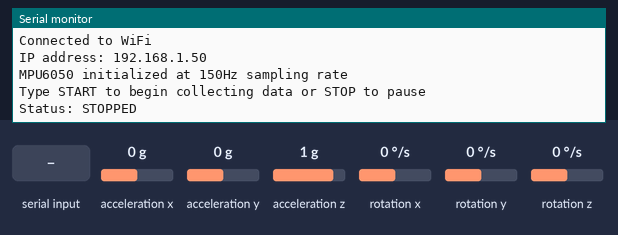
Bench run of a sketch on a simulated ESP8266 (NodeMCU). Parts: the last lines printed to the serial monitor. Wiring (inferred from the names in the program): MPU-6050 motion sensor at I2C address 0x68. Inputs (shaded band) come from the test bench; at power-on: acceleration x 0 g, acceleration y 0 g, acceleration z 1 g, rotation x 0 °/s, rotation y 0 °/s, rotation z 0 °/s. WiFi joins after 1.5 s; servers stay silent unless stated; uploads are accepted with an empty reply.

Above: at 2.7 s.
2.8 s: "START\n" received over Serial
At 3.65 s:
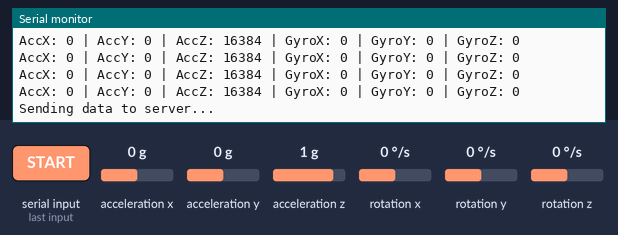
4.4 s: "STOP\n" received over Serial
At 6.0 s:
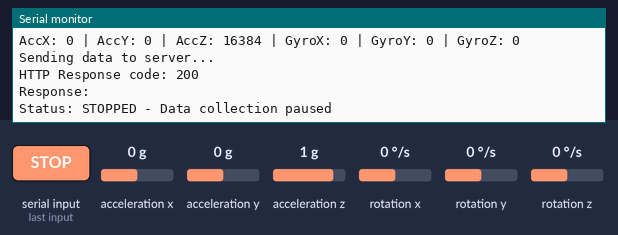

The sketch:

thudulieu.ino
```cpp
#include <ESP8266WiFi.h>
#include <ESP8266HTTPClient.h>
#include <Wire.h>
#include <ArduinoJson.h>

// MPU6050 I2C address
#define MPU6050_ADDR 0x68

// WiFi credentials
const char* ssid = "Phon";
const char* password = "vinhvinh";

// Flask server address
const char* serverAddress = "http://172.20.10.2:5000/";

// Buffer for collecting sensor readings before sending
const int BUFFER_SIZE = 100;
StaticJsonDocument<8192> jsonBuffer;
JsonArray dataArray = jsonBuffer.to<JsonArray>();
int readingsCount = 0;

// Data collection control
bool isCollecting = false;
String inputString = "";

// Timing variables for 150Hz sampling rate
unsigned long previousMicros = 0;
const unsigned long samplingInterval = 6667; // microseconds (1/150 second ≈ 6667 microseconds)

void setup() {
  Serial.begin(115200);

  // Connect to WiFi
  WiFi.begin(ssid, password);
  Serial.print("Connecting to WiFi");
  while (WiFi.status() != WL_CONNECTED) {
    delay(500);
    Serial.print(".");
  }
  Serial.println("\nConnected to WiFi");
  Serial.print("IP address: ");
  Serial.println(WiFi.localIP());

  // Initialize I2C communication
  Wire.begin();
  Wire.setClock(400000); // Set I2C clock to 400kHz for faster data transfer

  // Initialize MPU6050
  Wire.beginTransmission(MPU6050_ADDR);
  Wire.write(0x6B);  // PWR_MGMT_1 register
  Wire.write(0);     // Set to 0 to wake up the MPU6050
  Wire.endTransmission(true);

  // Configure MPU6050 sampling rate
  Wire.beginTransmission(MPU6050_ADDR);
  Wire.write(0x19);  // Sample Rate Divider register
  Wire.write(0x07);  // Set sample rate to 1kHz / (1+7) = 125Hz (closest we can get to 150Hz with default settings)
  Wire.endTransmission(true);

  Serial.println("MPU6050 initialized at 150Hz sampling rate");
  Serial.println("Type START to begin collecting data or STOP to pause");
  Serial.println("Status: STOPPED");
}

void loop() {
  // Check for serial commands
  checkSerialCommands();

  // If we have a WiFi connection and data collection is active
  if (WiFi.status() == WL_CONNECTED && isCollecting) {

    unsigned long currentMicros = micros();

    // Check if it's time to take a sample
    if (currentMicros - previousMicros >= samplingInterval) {
      previousMicros = currentMicros;

      // Read raw sensor data
      int16_t accXRaw, accYRaw, accZRaw, gyroXRaw, gyroYRaw, gyroZRaw;
      readMPU6050RawData(&accXRaw, &accYRaw, &accZRaw, &gyroXRaw, &gyroYRaw, &gyroZRaw);

      // Add raw values to buffer
      JsonObject reading = dataArray.createNestedObject();
      reading["AccX"] = accXRaw;
      reading["AccY"] = accYRaw;
      reading["AccZ"] = accZRaw;
      reading["GyroX"] = gyroXRaw;
      reading["GyroY"] = gyroYRaw;
      reading["GyroZ"] = gyroZRaw;
      reading["Timestamp"] = currentMicros; // Add timestamp for precise timing analysis

      readingsCount++;

      // Print values to serial monitor (but less frequently to avoid slowing down sampling)
      if (readingsCount % 15 == 0) { // Only print every 15th reading to maintain sample rate
        Serial.print("AccX: "); Serial.print(accXRaw);
        Serial.print(" | AccY: "); Serial.print(accYRaw);
        Serial.print(" | AccZ: "); Serial.print(accZRaw);
        Serial.print(" | GyroX: "); Serial.print(gyroXRaw);
        Serial.print(" | GyroY: "); Serial.print(gyroYRaw);
        Serial.print(" | GyroZ: "); Serial.println(gyroZRaw);
      }

      // When buffer is full, send the data
      if (readingsCount >= BUFFER_SIZE) {
        sendDataToServer();

        // Clear buffer
        jsonBuffer.clear();
        dataArray = jsonBuffer.to<JsonArray>();
        readingsCount = 0;
      }
    }
  } else {
    // If not collecting, just wait a bit to save power
    delay(10);
  }
}

void readMPU6050RawData(int16_t *accX, int16_t *accY, int16_t *accZ, int16_t *gyroX, int16_t *gyroY, int16_t *gyroZ) {
  Wire.beginTransmission(MPU6050_ADDR);
  Wire.write(0x3B);  // Starting register for accelerometer
  Wire.endTransmission(false);
  Wire.requestFrom(MPU6050_ADDR, 14, true);  // Request 14 bytes of data

  // Read accelerometer data (each value is 16 bits spread across 2 registers)
  *accX = Wire.read() << 8 | Wire.read();
  *accY = Wire.read() << 8 | Wire.read();
  *accZ = Wire.read() << 8 | Wire.read();

  // Skip temperature (2 bytes)
  Wire.read() << 8 | Wire.read();

  // Read gyroscope data
  *gyroX = Wire.read() << 8 | Wire.read();
  *gyroY = Wire.read() << 8 | Wire.read();
  *gyroZ = Wire.read() << 8 | Wire.read();

  // No conversion to physical units - we're keeping the raw values
}

void sendDataToServer() {
  HTTPClient http;
  WiFiClient client;

  Serial.println("Sending data to server...");

  // Start HTTP connection to server
  http.begin(client, serverAddress);
  http.addHeader("Content-Type", "application/json");

  // Serialize JSON to string
  String jsonString;
  serializeJson(dataArray, jsonString);

  // Send POST request with JSON data
  int httpResponseCode = http.POST(jsonString);

  // Check response
  if (httpResponseCode > 0) {
    String response = http.getString();
    Serial.print("HTTP Response code: ");
    Serial.println(httpResponseCode);
    Serial.print("Response: ");
    Serial.println(response);
  } else {
    Serial.print("Error sending HTTP Request. Error code: ");
    Serial.println(httpResponseCode);
  }

  // Free resources
  http.end();
}

void checkSerialCommands() {
  while (Serial.available()) {
    // Get the new byte
    char inChar = (char)Serial.read();

    // Add it to the inputString if not a newline
    if (inChar != '\n' && inChar != '\r') {
      inputString += inChar;
    }

    // Process the command when a newline arrives
    if (inChar == '\n') {
      // Convert to uppercase for case-insensitive comparison
      inputString.trim();
      inputString.toUpperCase();

      // Process commands
      if (inputString == "START") {
        isCollecting = true;
        previousMicros = micros(); // Reset timing when starting collection
        Serial.println("Status: STARTED - Data collection active at 150Hz");
        // Clear any existing data in buffer when starting new collection
        if (readingsCount > 0) {
          jsonBuffer.clear();
          dataArray = jsonBuffer.to<JsonArray>();
          readingsCount = 0;
        }
      }
      else if (inputString == "STOP") {
        isCollecting = false;
        Serial.println("Status: STOPPED - Data collection paused");
        // Send any remaining data when stopping
        if (readingsCount > 0) {
          sendDataToServer();
          jsonBuffer.clear();
          dataArray = jsonBuffer.to<JsonArray>();
          readingsCount = 0;
        }
      }

      // Clear the string for the next command
      inputString = "";
    }
  }
}
```

Measured:
- after the input at 2.8 s, the serial monitor: prints a new line at once (image 1)
- after the input at 4.4 s, the serial monitor: prints a new line after 0.17 s (image 2)
